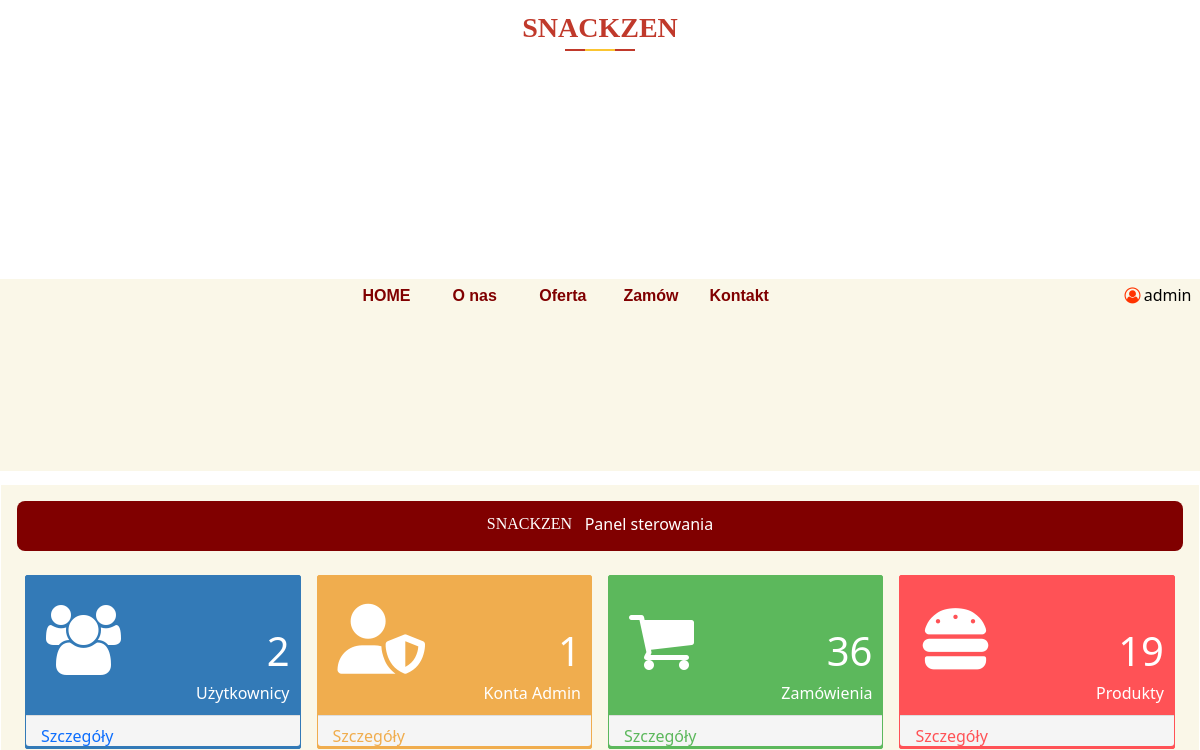
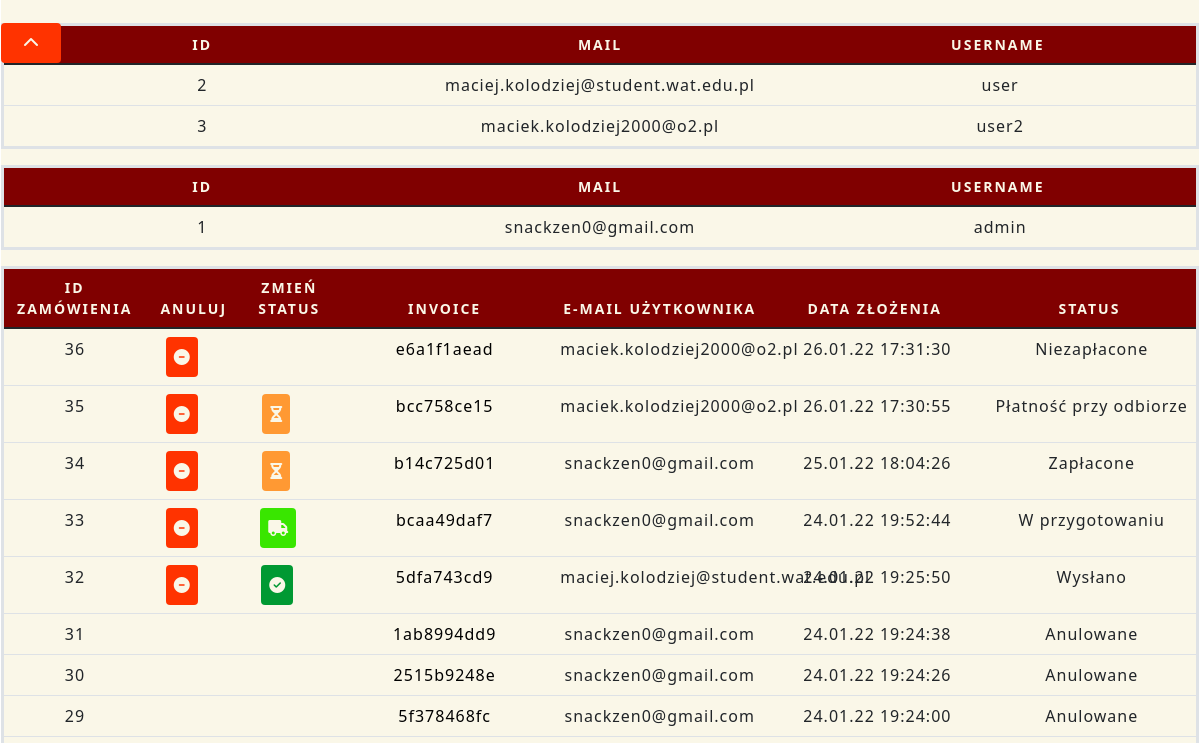
Before: /admin_panel (signed in, upper part) with the older database file (2 pictures, top to bottom).
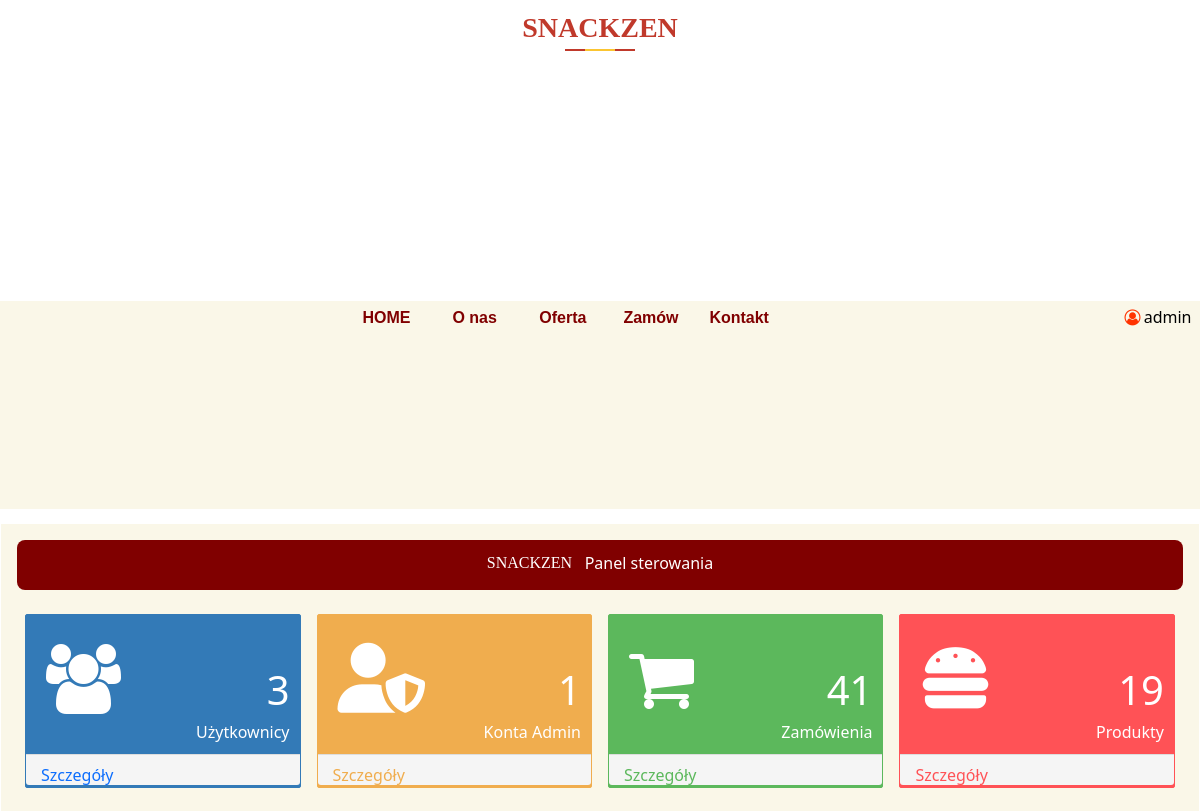
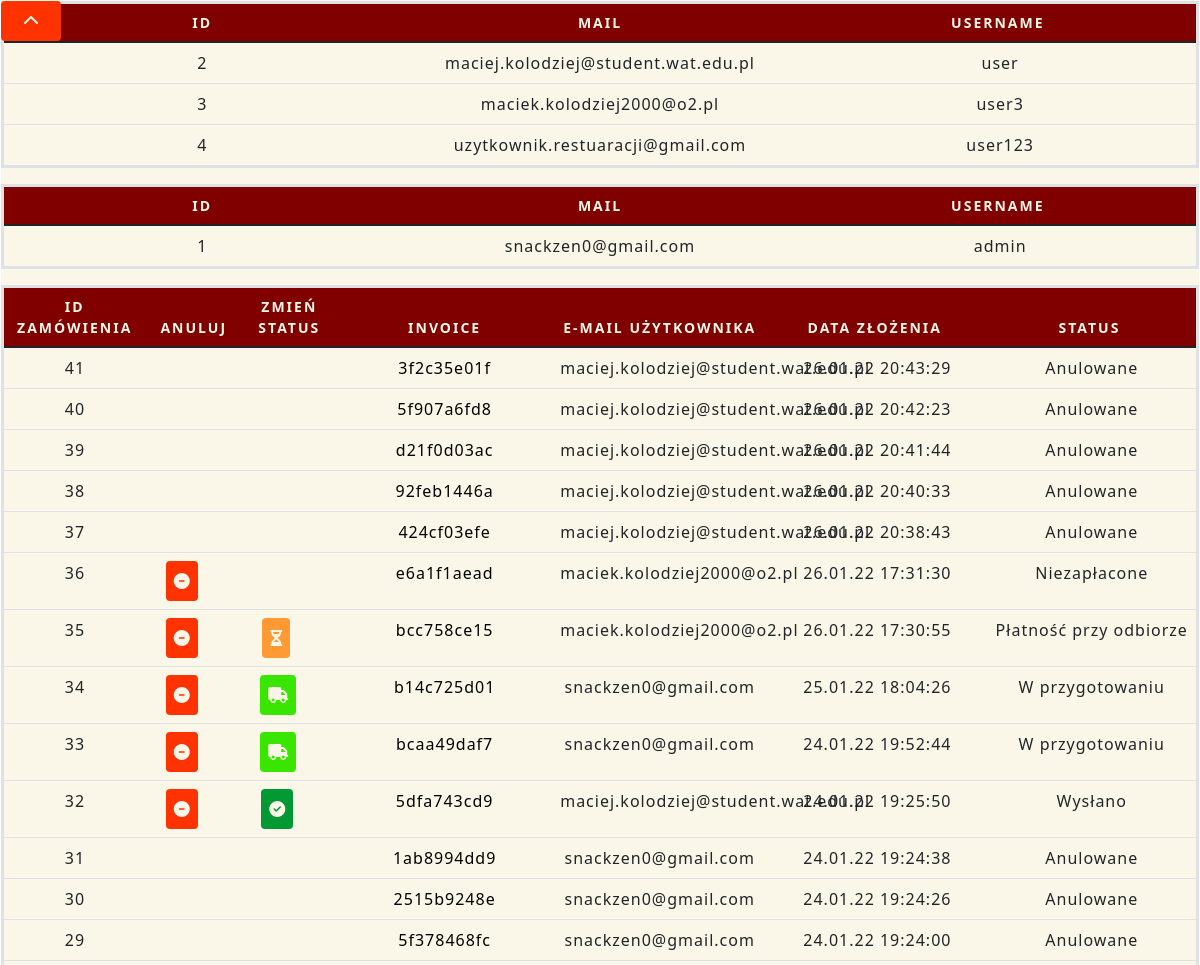
After: the same page with the newer database file (2 pictures, top to bottom).
### Restaurant/models.py (models this page shows, shortened)
class User(db.Model, UserMixin):
    id = db.Column(db.Integer, primary_key=True)
    username = db.Column(db.String(20), unique=True, nullable=False)
    email = db.Column(db.String(120), unique=True, nullable=False)
    password = db.Column(db.String(60), unique=True)

class CustomerOrder(db.Model):
    id = db.Column(db.Integer, primary_key=True)
    invoice = db.Column(db.String(20), unique=True, nullable=False)
    status = db.Column(db.String(20), default='Niezapłacone', nullable=False)
    customer_id = db.Column(db.String(20), unique=False, nullable=False)
    date_created = db.Column(db.DateTime, default=datetime.utcnow, nullable=False)
    orders = db.Column(JsonEcodedDict)

### Restaurant/main/routes.py (the view)
@main.route('/admin_panel')
def admin_panel():
    if current_user.username != 'admin':
        return redirect("home")
    else:
        users = User.query.all()
        orders = CustomerOrder.query.all()
        products = Product.query.all()
        return render_template('admin_panel.html', menu=menu, title='Admin Panel', orders=orders, last_user=len(users),users=users,
                           number_of_orders=len(orders), products=products, number_of_products=len(products))

### Restaurant/models.py (called while the page is built)
@login_manager.user_loader
def load_user(user_id):
    return User.query.get(int(user_id))

    def process_result_value(self, value, dialect):
        if value is None:
            return {}
        else:
            return json.loads(value)

### Restaurant/templates/admin_panel.html (shortened to what this page needs)
{% extends "layout.html" %}
{% block content %}
    <div id="information-box">
<div class='center-content'>
    <link rel="stylesheet" href="https://cdnjs.cloudflare.com/ajax/libs/font-awesome/4.7.0/css/font-awesome.min.css">
    <div class='all-border' id="all-border">
      <div class='shows-location'>
        <div class='location-text'>
            <span class='location'>&nbsp; &nbsp;Panel sterowania <p style="font-family: Food;float: left">SNACKZEN</p></span>
        </div>
      </div>
      <section role="tablist">
        <div class='site-info'>
          <div class='all-quick-info'>
            <div class='info-icon'><i class="fa">&#xf0c0;</i></div>
            <div class='text-right'>
              <div class='info-numbers'><span>{{ last_user - 1}}</span></div>
              <div>Użytkownicy</div>
            </div>
            <div class='info-box-footer'>
              <a class='user-href' href="#users"><span class="pull-left">Szczegóły</span></a>
            </div>
          </div>
          <div style='background: #f0ad4e; border-color: #f0ad4e;' class='all-quick-info'>
            <div class='info-icon'> <i class="fas fa-user-shield"></i></div>
            <div class='text-right'>
              <div class='info-numbers'><span>1</span></div>
              <div>Konta Admin</div>
            </div>
            <div class='info-box-footer'>
              <a href='#admins' class='user-href' style='color: #f0ad4e;'><span class="pull-left">Szczegóły</span>
                <span class='pull-right'></span></a>
            </div>
          </div>
          <div style='background: #5cb85c; border-color: #5cb85c;' class='all-quick-info'>
            <div class='info-icon'> <i class="fa">&#xf07a;</i></div>
            <div class='text-right'>
              <div class='info-numbers'><span>{{ number_of_orders }}</span></div>
              <div>Zamówienia</div>
            </div>
            <div class='info-box-footer'>
              <a href='#orders' class='user-href' style='color: #5cb85c;'><span class="pull-left">Szczegóły</span>
                <span class='pull-right'></span></a>
            </div>
          </div>
          <div style='background: #ff5256; border-color: #ff5256;' class='all-quick-info'>
            <div class='info-icon'><i class="fas fa-hamburger"></i></div>
            <div class='text-right'>
              <div class='info-numbers'><span>{{ number_of_products }}</span></div>
              <div>Produkty</div>
            </div>
            <div class='info-box-footer'>
              <a href="#products" class='user-href' style='color: #ff5256;'><span class="pull-left">Szczegóły</span>
                <span class='pull-right'></span></a>
            </div>
          </div>
        </div>
      </section>
             <button style="position: fixed;width: 5%" class="btn btn-primary hBack" onclick="topFunction()"><i class="fas fa-chevron-up"></i></button>
        <table class="table table-hover show active" id="users">
      <thead>
        <th class="text-center">ID</th>
        <th class="text-center">Mail</th>
        <th class="text-center">Username</th>
      </thead>
    <tbody>
    {% for user in users %}
        {% if user.username != "admin" %}
        <tr>
          <td class="text-center">{{ user.id }}</td>
          <td class="text-center">{{ user.email }}</td>
          <td><span class="label label-info"><span class="glyphicon glyphicon-time">&nbsp;</span>{{ user.username }}</span>
          </td>
        </tr>
        {% endif %}
    {% endfor %}
    </tbody>
</table>
    <table class="table table-hover " id="admins">
      <thead>
        <th class="text-center">ID</th>
        <th class="text-center">Mail</th>
        <th class="text-center">Username</th>
      </thead>
    <tbody>
    {% for user in users %}
        {% if user.username == "admin" %}
        <tr>
          <td class="text-center">{{ user.id }}</td>
          <td class="text-center">{{ user.email }}</td>
          <td><span class="label label-info"><span class="glyphicon glyphicon-time">&nbsp;</span>{{ user.username }}</span>
          </td>
        </tr>
        {% endif %}
    {% endfor %}
    </tbody>
</table>
        <table class="table table-hover " id="orders">
      <thead>
        <th style="width: 12%" class="text-center">Id zamówienia</th>
        <th style="width: 8%" class="text-center" >Anuluj</th>
        <th style="width: 8%" class="text-center">Zmień status</th>
        <th class="text-center">Invoice</th>
        <th class="text-center">E-mail użytkownika</th>
        <th class="text-center">Data Złożenia</th>
        <th class="text-center">Status</th>
      </thead>
    <tbody>
    {% for order in orders|reverse %}
        <tr>
          <td style="width: 12%" class="text-center">{{ order.id }}</td>
            <td style="width: 8%" class="text-center" >
            {% if order.status != 'Dostarczono' and order.status != 'Anulowane' %}
                <form style="width: 100%" class="form-btn" action="{{url_for('order.update_order')}}" method="POST">
                <button style="margin: auto" class="btn"><i class="fas fa-minus-circle"></i></button>
                </form>
            {% endif %}
            </td>
            <td style="width: 8%" class="text-center">
                {% if order.status=='Zapłacone' or order.status=='Płatność przy odbiorze' %}
                    <form style="width: 100%" class="form-btn" action="{{url_for('order.update_order')}}" method="POST">
                    <button style="background-color: #ff9933;margin: auto" class="btn"><i class="fas fa-hourglass-half"></i></button>
                    </form>
                {% endif %}
                {% if order.status=='W przygotowaniu' %}
                    <form style="width: 100%" class="form-btn" action="{{url_for('order.update_order')}}" method="POST">
                    <button style="background-color: #39e600;margin: auto" class="btn"><i class="fas fa-truck"></i></button>
                    </form>
                {% endif %}
                {% if order.status=='Wysłano' %}
                    <form style="width: 100%" class="form-btn" action="{{url_for('order.update_order')}}" method="POST">
                    <button style="background-color: #009933;margin: auto" class="btn"><i class="fas fa-check-circle"></i></button>
                    </form>
                {% endif %}
            </td>
          <td class=""><a style="text-decoration: none;color:black " href="/orders/{{order.invoice}}">{{ order.invoice }}</a></td>
          <td class="text-center">
              {% for user in users %}
                  {% if user.id == order.customer_id|int %}
                      {{ user.email }}
                  {% endif %}
                  {% endfor %}
            </td>
            <td><span class="label label-info"><span class="glyphicon glyphicon-time">&nbsp;</span>{{ order.date_created.strftime("%d.%m.%y %H:%M:%S") }}</span>
          <td ><span class="label label-info"><span class="glyphicon glyphicon-time">&nbsp;</span>{{ order.status }}</span>
          </td>
        </tr>
    {% endfor %}
    </tbody>
</table>
    </div>
    </div>
</div>
{% endblock %}

### Restaurant/templates/layout.html (shortened to what this page needs)
<!DOCTYPE html>
<html lang="en">
<head>
    <link href="https://cdn.jsdelivr.net/npm/bootstrap@5.1.3/dist/css/bootstrap.min.css" rel="stylesheet">
    <link rel= "stylesheet" type= "text/css" href= "{{ url_for('static',filename='styles/style.css') }}">
    <link rel= "stylesheet" type= "text/css" href= "{{ url_for('static',filename='styles/fontello.css') }}">
</head>
<body>
    <div id="top-bar">
        <div id="res_name">
            <div class="page_title text-center">
                <h3 style="font-family: Food">SNACKZEN</h3>
            </div>
        </div>
        <div id="contest-menu">
            {% for el in menu %}
                <a style="font-weight: bold;color:maroon" class="contest-menu-element" href="{{ url_for(el.url) }}">{{ el.name }} </a>
            {% endfor %}
            {% if current_user.is_authenticated %}
                <div class="contest-menu-element-user">
            <a><i class="icon-user"></i></a>{{ current_user.username }}
            </div>
            {% endif %}
        </div>
    </div>
{% block content %}{% endblock %}
</body>
</html>

### Restaurant/static/styles/style.css (style rules this page uses)
body { margin: 0px; height: 100vh; width: 100%; background-color: white; overflow: hidden; }
form { width: 100%; display: grid; grid-template-columns: auto auto; grid-gap: 1%; }
#top-bar { position: relative; width: 100%; height: 13%; background-color: white; margin-bottom: .3%; }
#res_name { height: 60%; position: absolute; text-align: center; width: 100%; font-size: 25px; font-weight: lighter; }
#contest-menu { position: absolute; bottom: 2%; background-color: rgb(250,247, 232); text-align: center; width: 100%; height: 40%; }
.contest-menu-element { font-family: Arial Narrow, sans-serif; width: 7%; text-align: center; color: black; display: inline-block; height: 100%; line-height: 2; text-decoration: none; }
.contest-menu-element-user { margin-left: 28%; margin-right: -28%; text-align: center; color: black; display: inline-block; justify-content: right; height: 100%; line-height: 2; text-decoration: none; }
#information-box { height: 81.7%; width: 100%; background-color: rgb(250,247, 232); display: flex; flex-direction: row; justify-content: space-around; }
.icon-user { color: #ff3300; }
table { table-layout: fixed; width: 100%; border-collapse: collapse; border: 3px solid #800000; }
thead { background-color: #800000; color: rgb(250,247, 232); font-size: 0.875rem; text-transform: uppercase; }
tbody td { text-align: center; }
th { letter-spacing: 2px; border: 1px solid #800000; }
td { letter-spacing: 1px; justify-content: space-between; }
.btn { font-size: 1rem; background-color: #ff3300; color: rgb(250,247, 232); border: maroon; padding: .5rem; }
.form-btn { width: 20%; }
.page_title { padding: 0px 0px; }
.page_title h3 { color: #c0392b; font-weight: 700; line-height: 2; margin-bottom: 0; position: relative; text-transform: capitalize; }
.page_title h3::before { background: #c0392b; width: 70px; height: 2px; position: absolute; content: ''; top: 90%; left: 50%; transform: translate(-50%, -50%); }
.page_title h3::after { position: absolute; content: ''; background: #fbc531; width: 30px; height: 2px; top: 90%; left: 50%; transform: translate(-50%, -50%); }
.all-border { border: 1px solid white; width: auto; height: 100%; overflow-y: auto; }
.shows-location { border: 1px solid transparent; width: auto; height: 50px; margin: 1em; border-radius: 8px; background: maroon; color: white; text-align: center; }
.location { font-size: 16px; display: inline-block; margin: 0; vertical-align: middle; padding: 10px 30px; }
.location-text { display: inline-block; margin: 0; }
.site-info { margin: 1em; height: AUTO; display: flex; }
.all-quick-info { border: 1px solid; width: 50%; height: auto; border-radius: 2px; color: #fff; background-color: #337ab7; border-color: #337ab7; margin: 0.5em; }
.info-icon { font-size: 70px; padding: 10px 20px; }
.info-numbers { font-size: 40px; }
.text-right { text-align: right; margin-top: -90px; padding: 10px; }
.info-box-footer { padding: 15px 15px; background-color: #f5f5f5; border-top: 1px solid #ddd; border-bottom-right-radius: 3px; border-bottom-left-radius: 3px; }
.pull-left { margin-top: -3%; }

Changed rows visible on the page:
changed User "maciek.kolodziej2000@o2.pl": username "user2" → "user3"
added User: id "4", email "uzytkownik.restuaracji@gmail.com", username "user123"
added CustomerOrder: id "41", invoice "3f2c35e01f", date_created "26.01.22 20:43:29", status "Anulowane", User (email "maciej.kolodziej@student.wat.edu.pl")
added CustomerOrder: id "40", invoice "5f907a6fd8", date_created "26.01.22 20:42:23", status "Anulowane", User (email "maciej.kolodziej@student.wat.edu.pl")
added CustomerOrder: id "39", invoice "d21f0d03ac", date_created "26.01.22 20:41:44", status "Anulowane", User (email "maciej.kolodziej@student.wat.edu.pl")
added CustomerOrder: id "38", invoice "92feb1446a", date_created "26.01.22 20:40:33", status "Anulowane", User (email "maciej.kolodziej@student.wat.edu.pl")
added CustomerOrder: id "37", invoice "424cf03efe", date_created "26.01.22 20:38:43", status "Anulowane", User (email "maciej.kolodziej@student.wat.edu.pl")
changed CustomerOrder id 34: status "Zapłacone" → "W przygotowaniu"
Other visible differences:
{{ last_user - 1 }}: "2" → "3"
{{ number_of_orders }}: "36" → "41"
